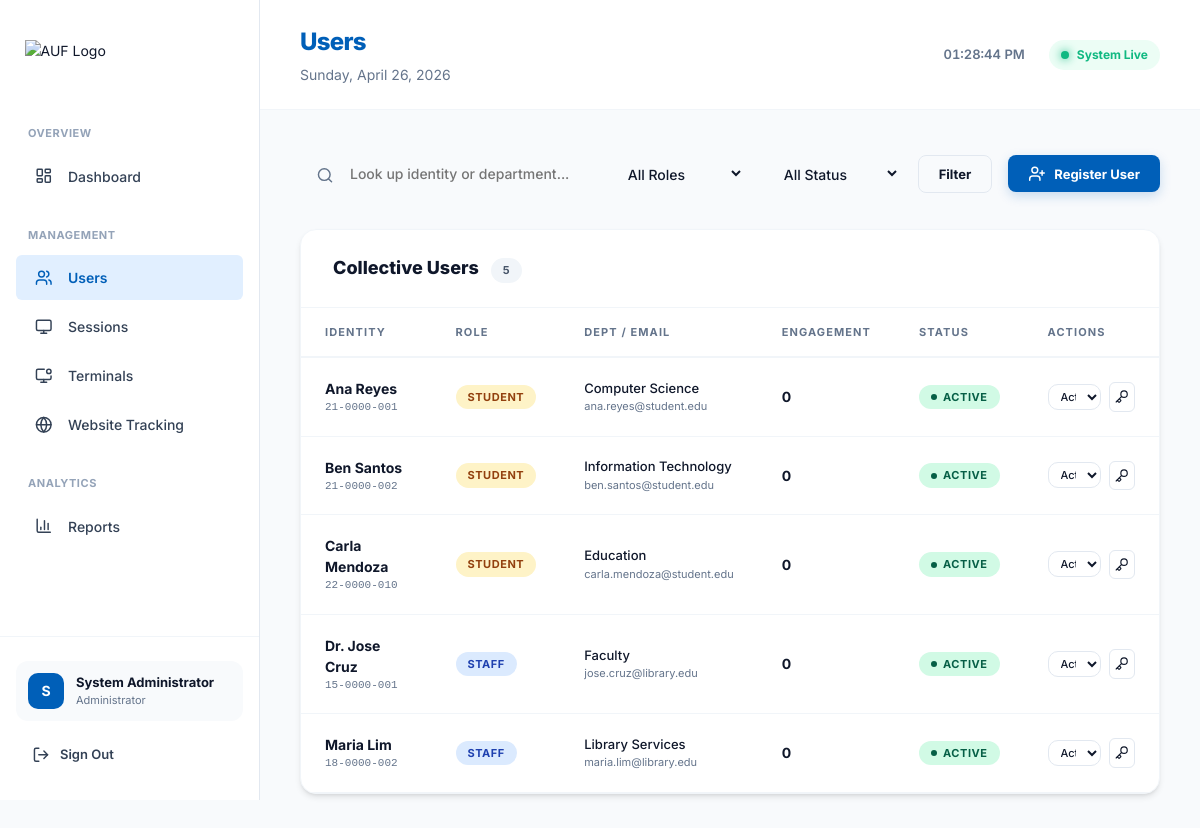
Page /server/admin/users.php (signed in) on the committed database.
### tables this page shows
CREATE TABLE users (
    id            INT UNSIGNED AUTO_INCREMENT PRIMARY KEY,
    user_id       VARCHAR(50)  NOT NULL UNIQUE COMMENT 'Student/Staff ID number',
    name          VARCHAR(100) NOT NULL,
    password_hash VARCHAR(255) NOT NULL,
    role          ENUM('student', 'staff') NOT NULL DEFAULT 'student',
    department    VARCHAR(100) DEFAULT NULL,
    email         VARCHAR(150) DEFAULT NULL,
    status        ENUM('active', 'inactive', 'suspended') NOT NULL DEFAULT 'active',
    created_at    TIMESTAMP NOT NULL DEFAULT CURRENT_TIMESTAMP,
    updated_at    TIMESTAMP NOT NULL DEFAULT CURRENT_TIMESTAMP ON UPDATE CURRENT_TIMESTAMP,
    INDEX idx_user_id (user_id),
    INDEX idx_status (status)
);

### server/includes/helpers.php (called while the page is built, shortened)
<?php
function h(string $str): string {
    return htmlspecialchars($str, ENT_QUOTES | ENT_HTML5, 'UTF-8');
}

### server/admin/users.php (the view, shortened to what this page needs)
<?php
require_once __DIR__ . '/../includes/helpers.php';
$pdo   = db();
$search = trim($_GET['q'] ?? '');
$where = ['1=1'];
$params = [];
$sql = "SELECT u.*,
               (SELECT COUNT(*) FROM sessions s WHERE s.user_id=u.id) AS total_sessions,
               (SELECT COUNT(*) FROM sessions s WHERE s.user_id=u.id AND s.status='active') AS active_sessions
        FROM users u
        WHERE " . implode(' AND ', $where) . "
        ORDER BY u.created_at DESC";
$stmt = $pdo->prepare($sql);
$stmt->execute($params);
$users = $stmt->fetchAll();
include __DIR__ . '/partials/header.php';
?>
<div class="filter-bar">
  <form method="GET" style="display:contents">
    <div class="search-wrap">
      <span class="search-icon"><i data-lucide="search" style="width:18px"></i></span>
      <input class="form-control search-input" name="q" placeholder="Look up identity or department..." value="<?= h($search) ?>">
    </div>
    <select name="role" class="form-control" style="max-width:140px">
      <option value="">All Roles</option>
    </select>
    <select name="status" class="form-control" style="max-width:140px">
      <option value="">All Status</option>
    </select>
    <button type="submit" class="btn btn-outline">Filter</button>
  </form>
  <button class="btn btn-primary" onclick="openModal('modal-create')">
    <i data-lucide="user-plus" style="width:18px"></i> Register User
  </button>
</div>
<div class="card">
  <div class="card-header">
    <span class="card-title">Collective Users <span class="badge badge-gray" style="margin-left:8px"><?= count($users) ?></span></span>
  </div>
  <?php if (empty($users)): ?>
    <div class="empty-state">
      <div class="empty-icon"><i data-lucide="users-2"></i></div>
      <p>No identities found in this directory.</p>
    </div>
  <?php else: ?>
  <div class="table-wrap">
    <table id="users-table">
      <thead>
        <tr><th>Identity</th><th>Role</th><th>Dept / Email</th><th>Engagement</th><th>Status</th><th>Actions</th></tr>
      </thead>
      <tbody>
        <?php foreach ($users as $u): ?>
        <tr>
          <td>
            <div style="font-weight:700"><?= h($u['name']) ?></div>
            <div class="td-muted mono" style="font-size:11px"><?= h($u['user_id']) ?></div>
          </td>
          <td><span class="badge <?= $u['role']==='staff'?'badge-blue':'badge-yellow' ?>"><?= ucfirst($u['role']) ?></span></td>
          <td>
            <div style="font-size:13px; font-weight: 500"><?= h($u['department'] ?? '—') ?></div>
            <div class="td-muted" style="font-size:11px"><?= h($u['email'] ?? 'No email') ?></div>
          </td>
          <td>
            <div style="display:flex; align-items: center; gap: 8px">
              <span style="font-weight:700"><?= $u['total_sessions'] ?></span>
            </div>
          </td>
          <td><?php
            $b = ['active'=>'badge-green','inactive'=>'badge-gray','suspended'=>'badge-red'];
            echo '<span class="badge '.($b[$u['status']]??'badge-gray').'"><span class="badge-dot"></span>'.ucfirst($u['status']).'</span>';
          ?></td>
          <td>
            <div style="display:flex;gap:8px;align-items:center">
              <form method="POST" style="display:inline">
                <select name="status" class="form-control" style="padding:4px 8px;font-size:11px;max-width:105px;background:white;border:1px solid var(--border)" onchange="this.form.submit()">
                  <option value="active"    <?= $u['status']==='active'?'selected':'' ?>>Active</option>
                </select>
              </form>
              <button class="btn btn-outline btn-sm" style="padding: 5px"
                onclick="document.getElementById('rp-uid').value=<?= $u['id'] ?>;document.getElementById('rp-name').textContent='<?= addslashes(h($u['name'])) ?>';openModal('modal-reset-pw')"
                title="Reset Password">
                <i data-lucide="key" style="width:14px"></i>
              </button>
            </div>
          </td>
        </tr>
        <?php endforeach; ?>
      </tbody>
    </table>
  </div>
  <?php endif; ?>
</div>
<?php include __DIR__ . '/partials/footer.php'; ?>

### server/assets/css/admin.css (style rules this page uses)
:root { --primary: #005FB8; --secondary: #E1EFFF; --tertiary: #A04401; --neutral-bg: #F9F9F9; --bg-base: #F8FAFC; --bg-surface: #FFFFFF; --bg-sidebar: #FFFFFF; --text-primary: #0F172A; --text-secondary: #334155; --text-muted: #64748B; --text-faint: #94A3B8; --border: #E2E8F0; --border-light: #F1F5F9; --success: #10B981; --warning: #F59E0B; --danger: #EF4444; --info: #3B82F6; --sidebar-width: 260px; --shadow-sm: 0 1px 3px 0 rgb(0 0 0 / 0.1), 0 1px 2px -1px rgb(0 0 0 / 0.1); --shadow: 0 4px 6px -1px rgb(0 0 0 / 0.1), 0 2px 4px -2px rgb(0 0 0 / 0.1); --shadow-lg: 0 10px 15px -3px rgb(0 0 0 / 0.1), 0 4px 6px -4px rgb(0 0 0 / 0.1); --radius-sm: 6px; --radius: 12px; --radius-lg: 16px; --transition: 0.2s cubic-bezier(0.4, 0, 0.2, 1); }
*, *::before, *::after { box-sizing: border-box; margin: 0; padding: 0; }
html, body { height: 100%; font-family: 'Inter', system-ui, -apple-system, sans-serif; background-color: var(--bg-base) !important; color: var(--text-primary); font-size: 14px; line-height: 1.5; -webkit-font-smoothing: antialiased; }
i[data-lucide], .lucide { display: inline-block; width: 1.25rem; height: 1.25rem; vertical-align: middle; stroke-width: 2px; }
button, input, select, textarea { font-family: inherit; font-size: inherit; }
.card { background: var(--bg-surface); border-radius: var(--radius-lg); box-shadow: var(--shadow); border: 1px solid var(--border-light); overflow: hidden; margin-bottom: 32px; }
.card-header { padding: 24px 32px; border-bottom: 1px solid var(--border-light); display: flex; align-items: center; justify-content: space-between; }
.card-title { font-size: 18px; font-weight: 800; color: var(--text-primary); }
.table-wrap { overflow-x: auto; }
table { width: 100%; border-collapse: collapse; }
thead th { padding: 16px 24px; text-align: left; font-size: 11px; font-weight: 700; text-transform: uppercase; letter-spacing: 0.1em; color: var(--text-muted); border-bottom: 2px solid var(--border-light); }
tbody tr { border-bottom: 1px solid var(--border-light); transition: all var(--transition); }
td { padding: 20px 24px; vertical-align: middle; }
.td-muted { color: var(--text-muted); }
.mono { font-family: 'SFMono-Regular', Consolas, 'Liberation Mono', Menlo, monospace; font-size: 12px; }
.badge { display: inline-flex; align-items: center; gap: 6px; font-size: 11px; font-weight: 700; padding: 4px 12px; border-radius: 30px; text-transform: uppercase; letter-spacing: 0.05em; }
.badge-green { background: #D1FAE5; color: #065F46; }
.badge-blue { background: #DBEAFE; color: #1E40AF; }
.badge-yellow { background: #FEF3C7; color: #92400E; }
.badge-gray { background: #F1F5F9; color: #475569; }
.badge-dot { width: 6px; height: 6px; border-radius: 50%; background: currentColor; }
.btn { display: inline-flex; align-items: center; justify-content: center; gap: 8px; padding: 10px 20px; border-radius: 8px; font-size: 13px; font-weight: 700; cursor: pointer; border: none; transition: all var(--transition); }
.btn-primary { background: var(--primary); color: white; box-shadow: 0 4px 12px rgba(0, 95, 184, 0.2); }
.btn-outline { background: transparent; border: 1px solid var(--border); color: var(--text-primary); }
.btn-sm { padding: 6px 14px; font-size: 12px; border-radius: 6px; }
.form-control { width: 100%; padding: 12px 16px; background: var(--bg-base); border: 2px solid transparent; border-radius: 10px; color: var(--text-primary); font-weight: 500; transition: all var(--transition); outline: none; }
.filter-bar { display: flex; align-items: center; gap: 16px; margin-bottom: 32px; flex-wrap: wrap; }
.search-wrap { position: relative; flex: 1; min-width: 260px; }
.search-icon { position: absolute; left: 16px; top: 50%; transform: translateY(-50%); color: var(--text-muted); font-size: 18px; }
.search-input { padding-left: 48px; }

### rows in the picture
users: name "Ana Reyes", user "21-0000-001", role "STUDENT", department "Computer Science", email "ana.reyes@student.edu", total_sessions "0", status "ACTIVE", status "Active"
users: name "Ben Santos", user "21-0000-002", role "STUDENT", department "Information Technology", email "ben.santos@student.edu", total_sessions "0", status "ACTIVE", status "Active"
users: name "Carla Mendoza", user "22-0000-010", role "STUDENT", department "Education", email "carla.mendoza@student.edu", total_sessions "0", status "ACTIVE", status "Active"
users: name "Dr. Jose Cruz", user "15-0000-001", role "STAFF", department "Faculty", email "jose.cruz@library.edu", total_sessions "0", status "ACTIVE", status "Active"
users: name "Maria Lim", user "18-0000-002", role "STAFF", department "Library Services", email "maria.lim@library.edu", total_sessions "0", status "ACTIVE", status "Active"

### other values in the picture
substr($admin['name'], 0, 1) "S"
$admin['name'] "System Administrator"
$page "Users"
count($users) "5"
